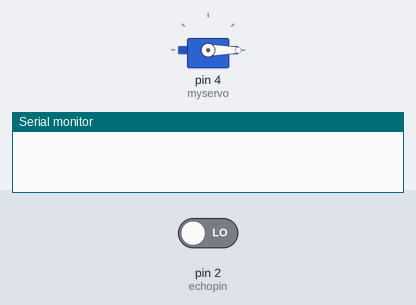
This sketch was run on a simulated Arduino Uno, built with avr-gcc and run on an emulated ATmega328P. On the bench: servo, the last lines printed to the serial monitor. Inputs (shaded band) come from the test bench; at power-on: pin 2 (echopin) LOW.

Above: at 1.05 s.
At 2.05 s:
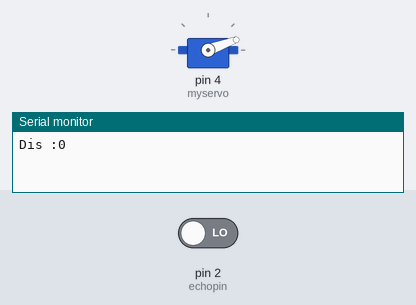
At 2.25 s:
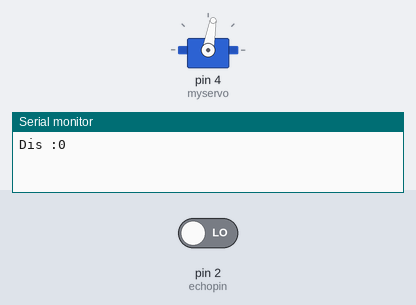
At 5.35 s:
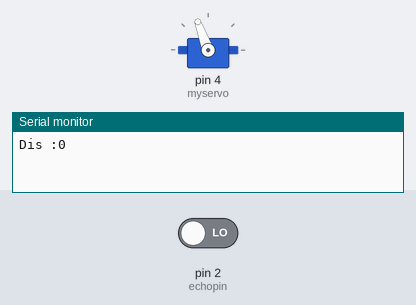
Timing chart, 0 to 6.7 s (numbered marks = the images above):
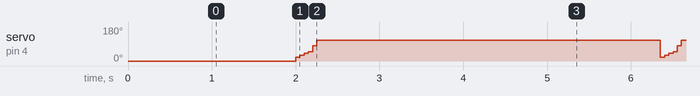

Measured:
- by itself, servo on pin 4 (myservo): repeats every 4.4 s: 30° 0.05 s, 40° 0.05 s, 50° 0.05 s, 80° 0.05 s, 110° 4.1 s, 20° 0.05 s

The sketch:

STDB.ino
```cpp
#include <Servo.h> //includes the servo library
Servo myservo;

#define echopin 2 // echo pin
#define trigpin 3 // Trigger pin
//#define echopin1 5 // echo pin
//#define trigpin1 6 // Trigger pin
//#define led_green 7
//#define led_red 8

int set_cm = 30;
//int def_cm=10;

long ultra_time;
long dis_cm;

//long alpha_time;
//long distance_cm;

void setup(){ // put your setup code here, to run once

Serial.begin(9600);// initialize serial communication at 9600 bits per second:

myservo.attach(4);
myservo.write(0);

pinMode (trigpin, OUTPUT); // declare ultrasonic sensor Trigger pin as Output
pinMode (echopin, INPUT);  // declare ultrasonic sensor Echo pin as input
//pinMode (trigpin1, OUTPUT); // declare ultrasonic sensor Trigger pin as Output
//pinMode (echopin1, INPUT);  // declare ultrasonic sensor Echo pin as input
//pinMode (led_green,OUTPUT);
//pinMode (led_red,OUTPUT);

delay(1000); // Waiting for a while
}

void loop(){
//*************************
ultra_read();
//*************************
//alpha_read();


Serial.print("Dis :");Serial.println(dis_cm);

if(dis_cm<set_cm){
myservo.write(20);
delay(50);
myservo.write(30);
delay(50);
myservo.write(40);
delay(50);
myservo.write(50);
delay(50);
myservo.write(80);
delay(50);
myservo.write(110);
delay(3000);
}

if(dis_cm>set_cm){myservo.write(0);}
delay(100);


}

//**********************ultra_read****************************
void ultra_read(){
digitalWrite(trigpin, LOW);
delayMicroseconds(2);
digitalWrite(trigpin, HIGH);
delayMicroseconds(10);
ultra_time = pulseIn (echopin, HIGH);
dis_cm =  ultra_time / 29 / 2;
}
```
